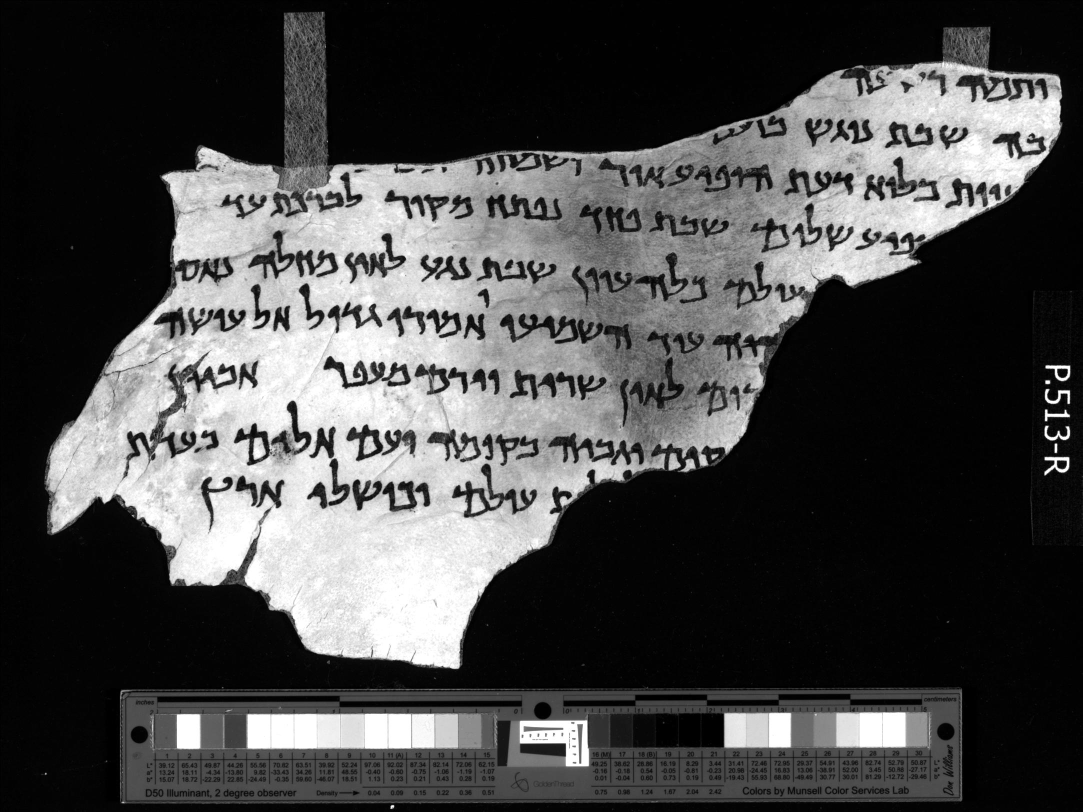
#> input picture Mat/sample.jpg, 2165 x 1624 px (shown at 1/2 size)
$ python -i utility_functions.py   (imports and definitions only)   (older library calls are emulated)
#> lines starting #> are read from the running program, lines starting #| are printed output that depends on the picture; after the words box and inside, x2 and y2 are one past the last pixel; in counts of white or black regions, pixels touching at a corner belong together
#> further down, picture is the input picture: shape (1624, 2165); min 0, max 255, mean 72.7
import os, math, random
import numpy as np
import cv2
import skimage.io as io
from skimage.filters import threshold_otsu

def add_border(image, padding, value):
#> called with padding = 2, value = 255
    height, width = np.shape(image)

    new_image = value*np.ones([height+2*padding, width+2*padding])

    new_image[padding:padding+height, padding:padding+width] = image.copy()

    return new_image.astype(np.uint8)

def binarize_image(img):
    binarized_image = img.copy()
    threshold = 127
    binarized_image[img<=threshold] = 1
    binarized_image[img>threshold] = 0
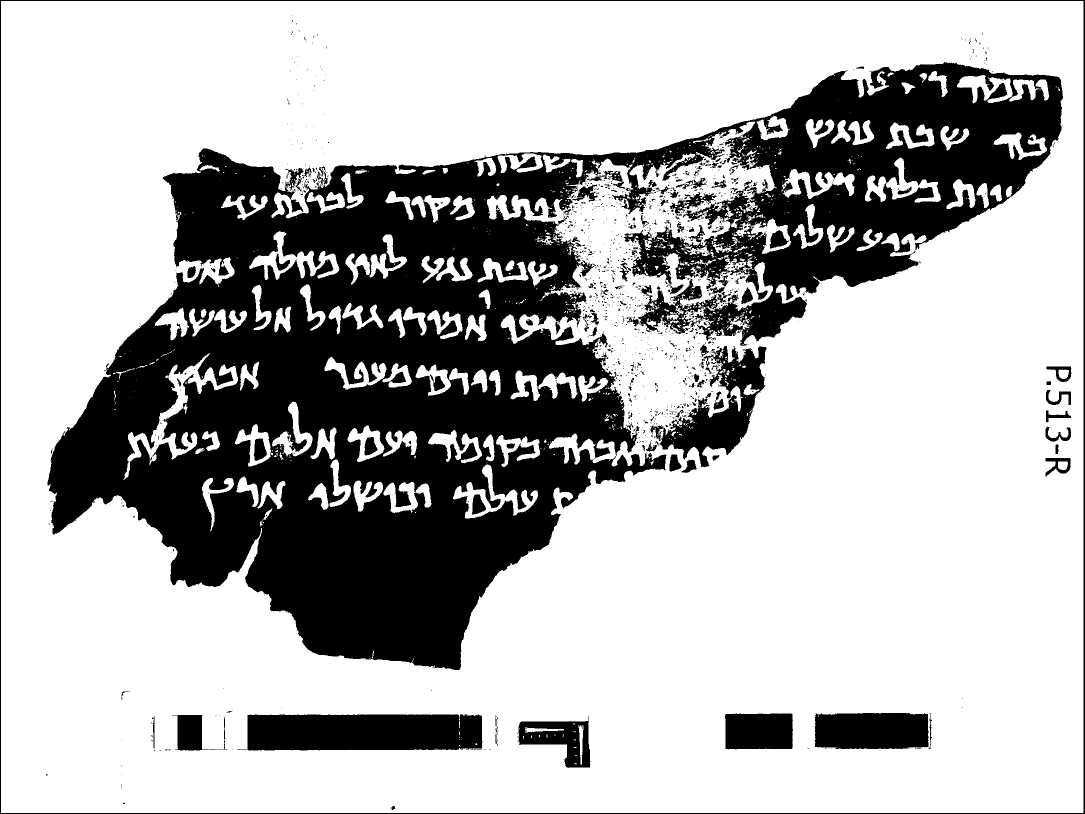
#> binarized_image: shape (1628, 2169) (shown at 1/2 size); values 0 (black) and 1 (white), 70.8% white; 1336 black regions (1181 under 20 px), largest, box (x1, y1, x2, y2) and area: (95, 124, 2126, 1340) 900603, (474, 1429, 965, 1501) 32915, (1300, 692, 1533, 935) 20092

    return binarized_image

def extract_biggect_component(binarized_image):
    output = cv2.connectedComponentsWithStats(binarized_image, 4, cv2.CV_32S)
    labels = output[1]
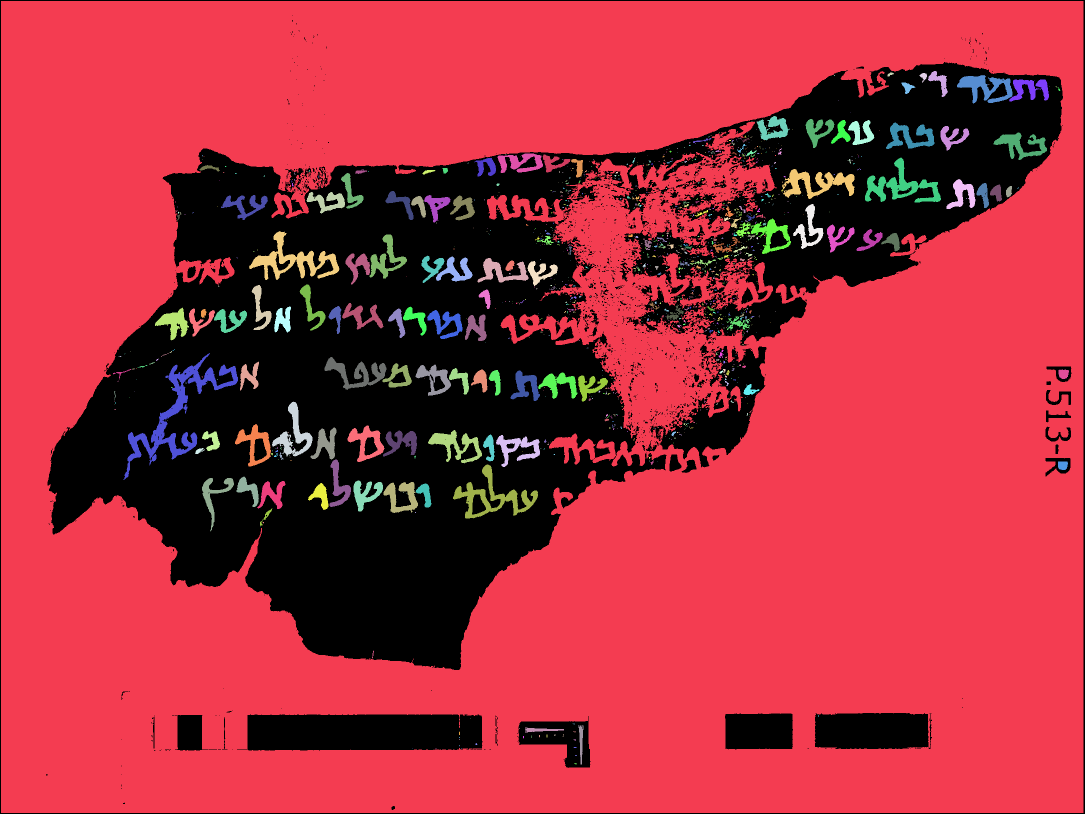
#> labels: shape (1628, 2169) int32 (shown at 1/2 size); 1129 distinct labels, from 0 to 1128; one colour per label, 0 black
    stats = output[2]
#> stats = 1129 rows, first 6: [0, 0, 2169, 1628, 1030130], [2, 2, 2165, 1624, 2352312], [1856, 142, 40, 52, 776], [1775, 145, 13, 8, 58], [1839, 146, 15, 19, 149], [1668, 150, 2, 2, 3]

    biggest_components =  np.argsort(-stats[:,4])
#> biggest_components = 1129 values, max 1128 at index 300, min 0 at index 1, mean 564

    if(stats[biggest_components[0],0] == 0 and stats[biggest_components[0],1] == 0 ):
        biggest_component = biggest_components[1]
    else:
        biggest_component = biggest_components[0]
#> biggest_component = 1

    binarized_image[labels != biggest_component] = 0
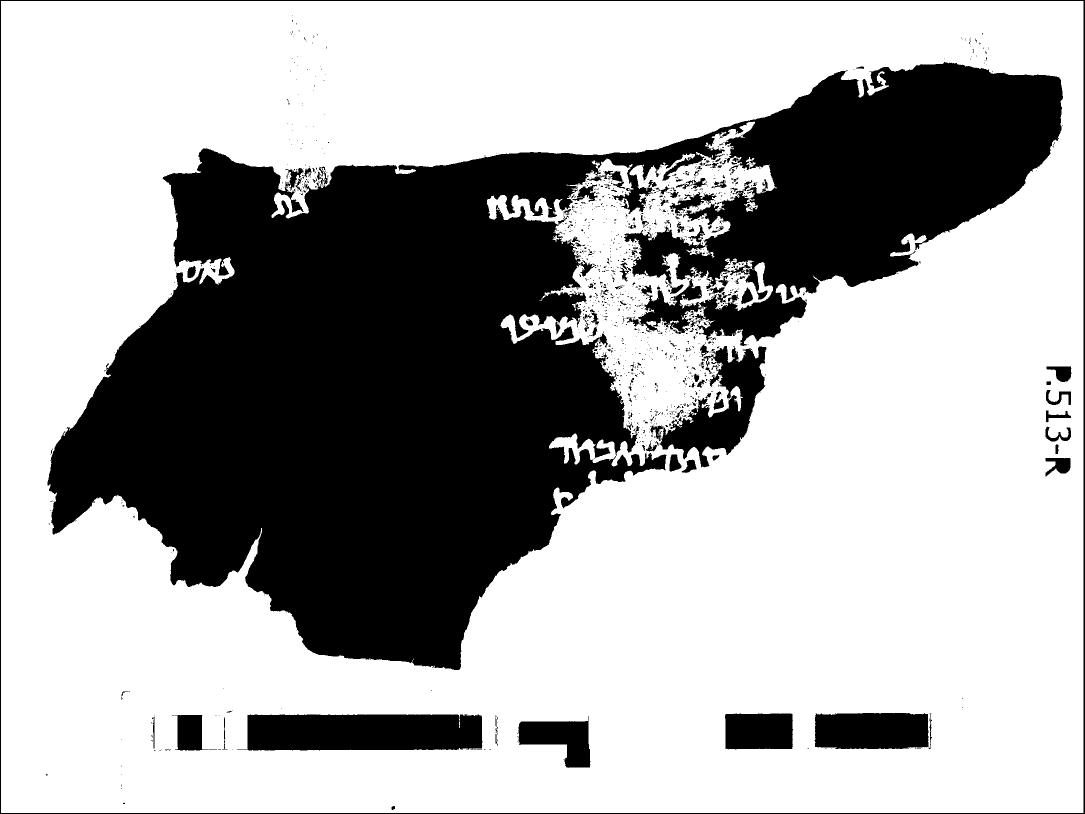
#> binarized_image: shape (1628, 2169) (shown at 1/2 size); values 0 (black) and 1 (white), 66.6% white; 1266 black regions (1122 under 20 px), largest, box (x1, y1, x2, y2) and area: (95, 124, 2126, 1340) 1051201, (474, 1429, 965, 1501) 32955, (1300, 692, 1533, 935) 21003
    binarized_image[labels == biggest_component] = 1
    #Get bounding box of resulting image
    left,top,width,height = stats[biggest_component,0:4]
#> left = 2; top = 2; width = 2165; height = 1624

    x1 = left
#> x1 = 2
    x2 = left + width
#> x2 = 2167
    y1 = top
#> y1 = 2
    y2 = top + height
#> y2 = 1626

    boxed_image = binarized_image[y1:y2,x1:x2].astype(np.uint8)
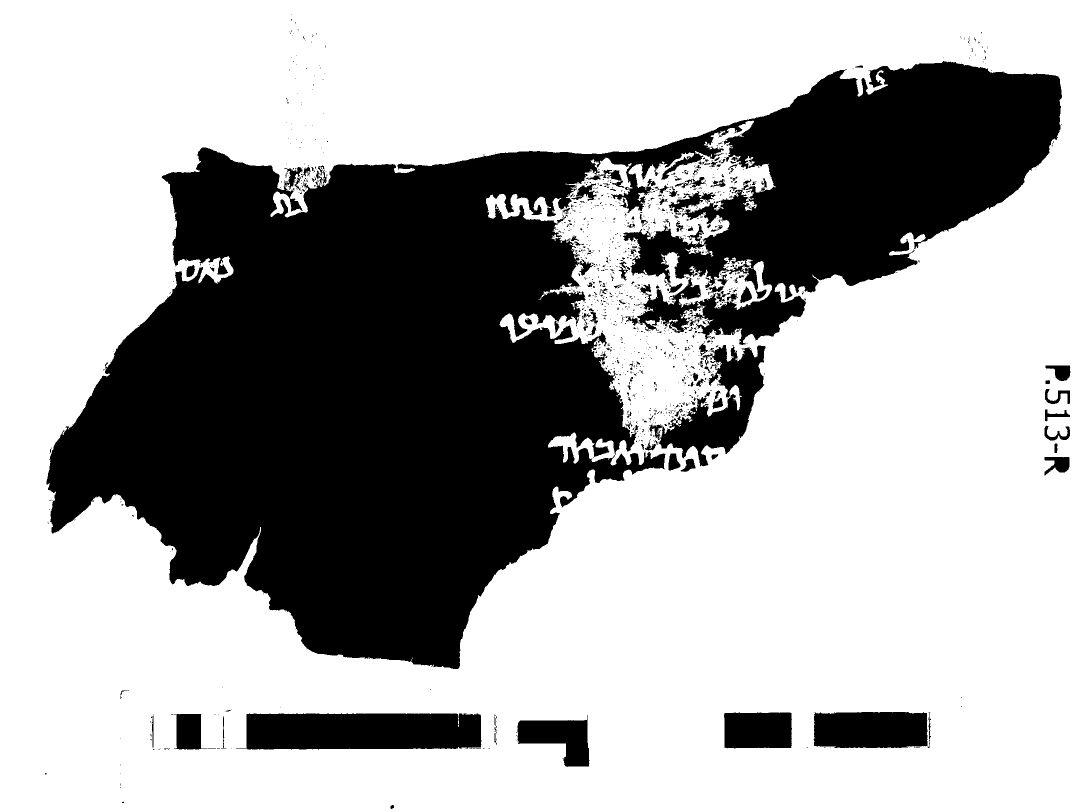
#> boxed_image: shape (1624, 2165) (shown at 1/2 size); values 0 (black) and 1 (white), 66.9% white; 1265 black regions (1122 under 20 px), largest, box (x1, y1, x2, y2) and area: (93, 122, 2124, 1338) 1051201, (472, 1427, 963, 1499) 32955, (1298, 690, 1531, 933) 21003

    return boxed_image

def preprocess_multi_letter(img):

    img = add_border(img,2,255)

    #Binarize image
    binarized_image = binarize_image(img)

    #Filter out biggest component
    boxed_image = extract_biggect_component(binarized_image)

    #Reshape, but keep ratio
    original_shape = np.array(np.shape(boxed_image))
    new_shape = ((original_shape/original_shape[0])*24).astype(int)

    resized_image = cv2.resize(boxed_image,dsize = (new_shape[1],new_shape[0]))
#> resized_image: shape (24, 31); values 0 (black) and 1 (white), 66.9% white; 6 black regions (4 under 20 px), largest, box (x1, y1, x2, y2) and area: (1, 4, 18, 20) 168, (17, 2, 30, 14) 61

    #Add border again after boxing
    temp = add_border(resized_image,2,0)
#> call 2 of add_border, with padding = 2, value = 0
#> in add_border (call 2), `new_image[padding:padding+height, padding:padding+width] = image.copy()`:
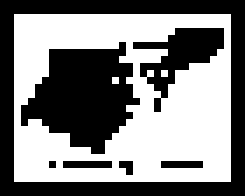
#> new_image: shape (28, 35) float64 (shown 7 times larger); values 0 (black) and 1 (white), 50.8% white; 7 black regions (4 under 20 px), largest, box (x1, y1, x2, y2) and area: (0, 0, 35, 28) 236, (3, 6, 20, 22) 168, (19, 4, 32, 16) 61

    #Blur
    smooth_image = blur_image(temp)


    return smooth_image.astype(np.uint8)

# [29 lines left out: function preprocess_single_letter, not called in this run]

def blur_image(img, sigma=0.5):
#> called with sigma = 0.5
    temp = img.copy()
    smooth_image = 255*cv2.GaussianBlur(temp.astype(np.float64),(3,3),sigmaX=sigma,sigmaY=sigma)
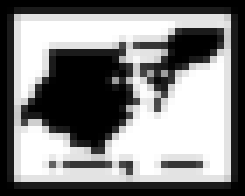
#> smooth_image: shape (28, 35) float64 (shown 7 times larger); min 0, max 255, mean 129.6

    return smooth_image

# [57 lines left out: functions neighbours, transitions, zhangSuen, not called in this run]

>>> import cv2
>>> picture = cv2.imread('../Mat/sample.jpg', cv2.IMREAD_GRAYSCALE)
>>> result = preprocess_multi_letter(picture)
